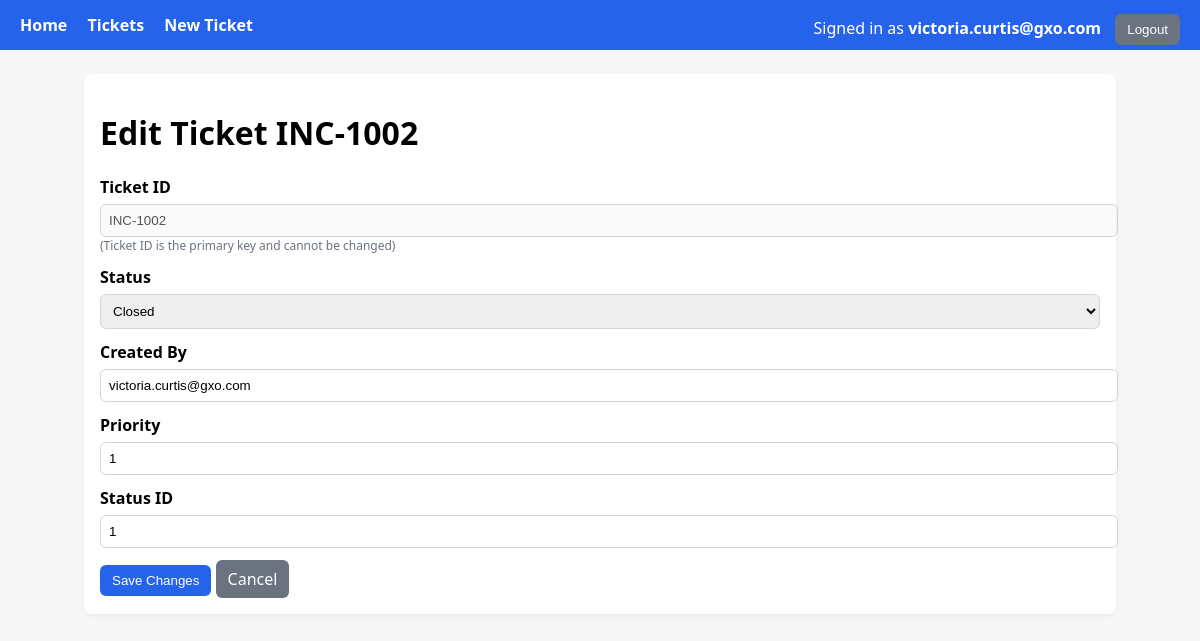
Screenshot of /INC-1002/edit (signed in) with the database file from the repository.
### tables this page shows
CREATE TABLE Tickets (
            Ticket      VARCHAR PRIMARY KEY,
            Status      VARCHAR,
            CreatedBy   VARCHAR,
            PriorityID  INTEGER,
            StatusID    VARCHAR
        , Description TEXT NULL);

### tickets/routes.py (the view)
@tickets_bp.get("/<ticket>/edit")
@login_required
@role_required(ROLE_ADMIN, ROLE_AGENT)
def edit_form(ticket):
    row = repo.get_ticket(ticket)
    if not row:
        return ("Not found", 404)
    return render_template("tickets_edit.html", row=row, user=get_current_user())

### auth/service.py (called while the page is built)
def get_current_user():
    user_id = session.get("user_id")
    if not user_id:
        return None
    sql = text("""
        SELECT id, username, email, role_id
        FROM users
        WHERE id = :id
        LIMIT 1
    """)
    with connect() as conn:
        row = conn.execute(sql, {"id": user_id}).mappings().first()
        if not row:
            return None
        return {
            "id": row["id"],
            "username": row["username"],
            "email": row["email"],
            "role_id": row["role_id"],
        }

### db.py (called while the page is built)
def get_engine():
    if _engine is None:
        raise RuntimeError("DB engine not initialised; call init_engine() first.")
    return _engine

@contextmanager
def connect():
    with get_engine().connect() as conn:
        yield conn

### tickets/repository.py (called while the page is built)
def get_ticket(ticket_id: str) -> Optional[Dict[str, Any]]:
    sql = text("""
        SELECT
            Ticket,
            Status,
            CreatedBy,
            PriorityID,
            StatusID,
            Description
        FROM Tickets
        WHERE Ticket = :t
    """)
    with connect() as conn:
        row = conn.execute(sql, {"t": ticket_id}).mappings().first()
        return dict(row) if row else None

### templates/tickets_edit.html (shortened to what this page needs)
{% extends "base.html" %}
{% block content %}
<h1>Edit Ticket {{ row.Ticket }}</h1>
<form method="post" action="{{ url_for('tickets.update', ticket=row.Ticket) }}">
  <div class="field">
    <label>Ticket ID</label>
    <input value="{{ row.Ticket }}" disabled>
    <div style="font-size:12px; color:#6b7280;">
      (Ticket ID is the primary key and cannot be changed)
    </div>
  </div>
  <div class="field">
    <label for="Status">Status</label>
    <select id="Status" name="Status" required>
      <option value="Closed"  {% if row.Status == 'Closed' %}selected{% endif %}>Closed</option>
    </select>
  </div>
  <div class="field">
    <label for="CreatedBy">Created By</label>
    <input id="CreatedBy" name="CreatedBy" value="{{ row.CreatedBy }}" required>
  </div>
  <div class="field">
    <label for="PriorityID">Priority</label>
    <input id="PriorityID" name="PriorityID" type="number" min="1" step="1" value="{{ row.PriorityID }}" required>
  </div>
  <div class="field">
    <label for="StatusID">Status ID</label>
    <input id="StatusID" name="StatusID" value="{{ row.StatusID }}" required>
  </div>
  <button class="btn" type="submit">Save Changes</button>
  <a class="btn secondary" href="{{ url_for('tickets.detail', ticket=row.Ticket) }}">Cancel</a>
</form>
{% endblock %}

### templates/base.html (style rules this page uses)
:root { --brand:#2563eb }
body { font-family: system-ui, Segoe UI, Roboto, Arial, sans-serif; margin:0; background:#f7f7f7; }
.btn { display:inline-block; background:#2563eb; color:#fff; padding:8px 12px; border-radius:6px; text-decoration:none; border:none; cursor:pointer; }
.btn.secondary { background:#6b7280; }
.field { margin: 12px 0; }
label { font-weight:600; display:block; margin-bottom:6px; }
input, select { width:100%; padding:8px; border:1px solid #d1d5db; border-radius:6px; }

### rows the page displays
Tickets: Ticket "INC-1002", Status "Closed", CreatedBy "victoria.curtis@gxo.com", PriorityID "1", StatusID "1"

### other values shown
{{ session.get('username') }} "victoria.curtis@gxo.com"
